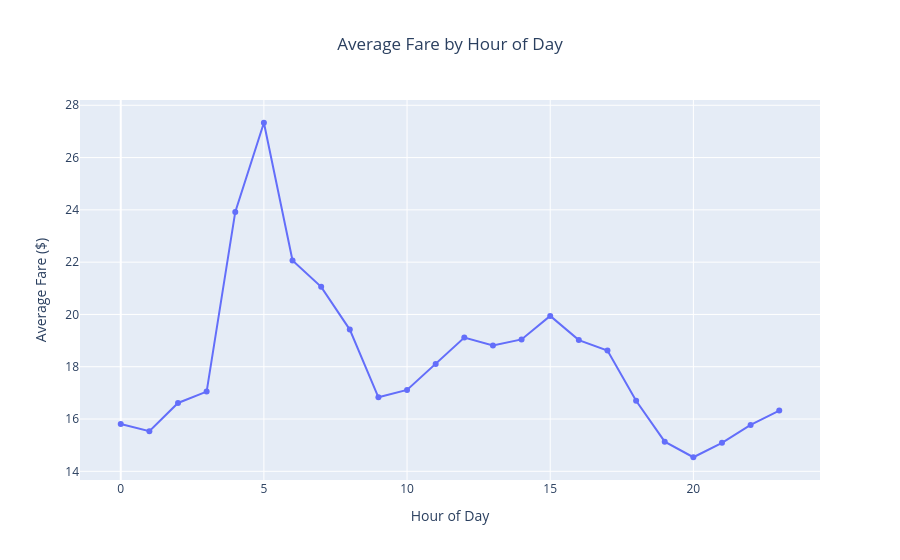

The code cell stored with this chart in its notebook:
### Markdown cell above
## Explore the Hourly Fare Pattern

If fare changed approximately in a straight line across the day, a simple numeric hour effect might be enough.

Instead, the EDA suggests that fare rises and falls across different parts of the day. I plot the hourly pattern again here because it motivates the next model choice.

### Code cell
hourly_profile = (
    train_df
    .groupby('hour')
    .agg(
        average_fare=('fare', 'mean'),
        average_miles=('trip_miles', 'mean'),
        average_minutes=('trip_minutes', 'mean'),
        trips=('fare', 'size')
    )
    .reset_index()
)

display(hourly_profile.round(2))

fig = px.line(
    hourly_profile,
    x='hour',
    y='average_fare',
    markers=True,
    title='Average Fare by Hour of Day',
    labels={'hour': 'Hour of Day', 'average_fare': 'Average Fare ($)'}
)

fig.update_layout(title=dict(x=0.5, xanchor='center'))
fig.show()

### Figure 1 — Plotly figure (JSON) as saved in the notebook; plotly's stock layout.template omitted (floating-point values rounded to 4 significant figures)
{"data": [{"hovertemplate": "Hour of Day=%{x}<br>Average Fare ($)=%{y}<extra></extra>", "legendgroup": "", "line": {"color": "#636efa", "dash": "solid"}, "marker": {"symbol": "circle"}, "mode": "lines+markers", "name": "", "orientation": "v", "showlegend": false, "type": "scatter", "x": [0, 1, 2, 3, 4, 5, 6, 7, 8, 9, 10, 11, 12, 13, 14, 15, 16, 17, 18, 19, 20, 21, 22, 23], "xaxis": "x", "y": [15.81, 15.54, 16.61, 17.05, 23.92, 27.33, 22.06, 21.05, 19.42, 16.83, 17.11, 18.1, 19.12, 18.82, 19.04, 19.94, 19.02, 18.62, 16.7, 15.13, 14.54, 15.09, 15.77, 16.32], "yaxis": "y"}], "layout": {"legend": {"tracegroupgap": 0}, "title": {"text": "Average Fare by Hour of Day", "x": 0.5, "xanchor": "center"}, "xaxis": {"anchor": "y", "domain": [0, 1], "title": {"text": "Hour of Day"}}, "yaxis": {"anchor": "x", "domain": [0, 1], "title": {"text": "Average Fare ($)"}}}}
